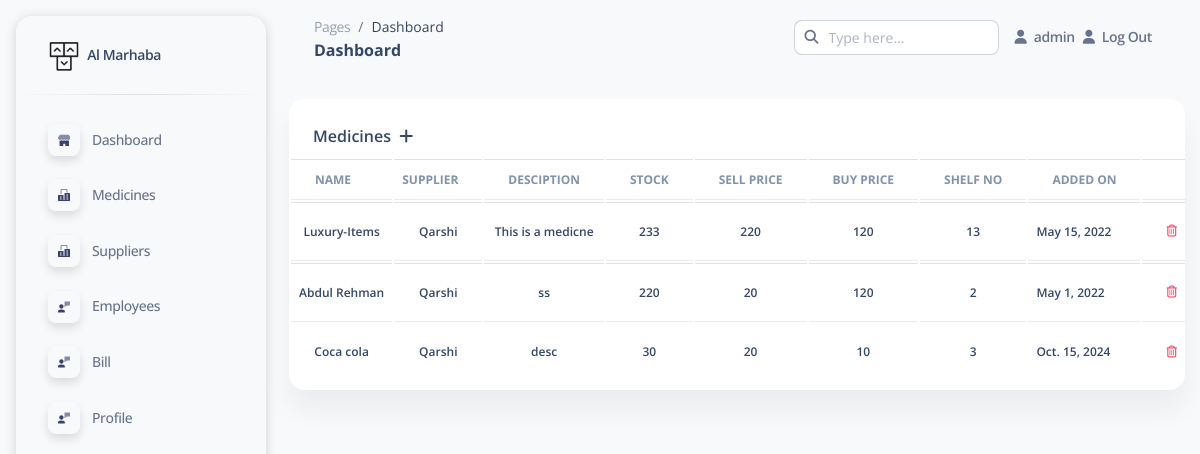
The page /med (signed in) on the database its author committed.
### app1/models.py (models this page shows, shortened)
class Medicine(models.Model):
    id= models.AutoField(primary_key=True)
    company_id= models.ForeignKey(Company , on_delete=models.CASCADE, null=True)
    userz = models.ForeignKey(User, on_delete=models.SET_NULL,null=True, blank=True)
    name= models.CharField(max_length=50, null=True)
    sell_price= models.CharField(max_length=200, null=True)
    buy_price= models.CharField(max_length=200, null=True)
    desc= models.CharField(max_length=200, null=True)
    in_stock= models.CharField(max_length=200, null=True)
    added_on= models.DateField()
    shelf_no= models.CharField(max_length=50,null=True)

class Company(models.Model):
    name= models.CharField(max_length=200, null=True)
    id = models.AutoField(primary_key=True)
    contact= models.CharField(max_length=200, null=True)
    address= models.CharField(max_length=200, null=True)
    desc=  models.TextField(max_length=500, null=True)
    userz = models.ForeignKey(User, on_delete=models.SET_NULL,null=True, blank=True)
    added_on= models.DateField()
    def __str__(self):
         return self.name

### app1/views.py (the view, shortened to what this page needs)
# urls.py: path('med',views.medicine, name='med'),
@login_required
def medicine(request):
    medi = Medicine.objects.filter(userz=request.user)
    context = {'medi':medi,'company_id':Company.objects.filter(userz=request.user)}
    return render(request, 'medicine.html',context)

### template/medicine.html (shortened to what this page needs)
{% extends 'base.html' %} {% load static %}
{% block body %}
<div class="conatiner-fluid py-4">
    <div class="col-12">
      <div class="card mb-4">
        <div class="card-header pb-0">
          <h6>Medicines
            <i class="fa fa-plus mx-1 " data-toggle="modal" data-target="#btyn"></i>
          </h6>
        </div>
        <div class="card-body px-0 pt-0 pb-2">
          <div class="table-responsive p-0">
            <table class="table align-items-center mb-0">
              <thead>
                <tr>
                  <th
                    class="text-uppercase text-secondary text-xs font-weight-bolder opacity-10">
                    NAME
                  </th>
                  <th
                    class="text-uppercase text-secondary text-xs font-weight-bolder opacity-10 ps-2">
                    Supplier
                  </th>
                  <th
                    class="text-center text-uppercase text-secondary text-xs font-weight-bolder opacity-10">
                    Desciption
                  </th>
                  <th
                    class="text-center text-uppercase text-secondary text-xs font-weight-bolder opacity-10">
                    Stock
                  </th>
                  <th
                    class="text-center text-uppercase text-secondary text-xs font-weight-bolder opacity-10">
                    Sell Price
                  </th>
                  <th
                    class="text-center text-uppercase text-secondary text-xs font-weight-bolder opacity-10">
                    Buy Price
                  </th>
                  <th
                    class="text-center text-uppercase text-secondary text-xs font-weight-bolder opacity-10">
                    Shelf No
                  </th>
                  <th
                    class="text-center text-uppercase text-secondary text-xs font-weight-bolder opacity-10">
                    Added On
                  </th>
                  <th>
                  </th>
                </tr>
              </thead>
              <tbody>
                {% for med in medi %}
                <tr>
                  <td class="align-middle text-center text-sm">
                        <h6 class="mb-0 text-xs">{{med.name}}</h6>
                  </td>
                  <td class="align-middle text-center text-sm">
                        <h6 class="mb-0  text-xs">{{med.company_id}}</h6>
                  </td>
                  <td class="align-middle text-center text-sm">
                        <h6 class="mb-0 text-xs">{{med.desc}}</h6>
                  </td>
                  <td class="align-middle text-center text-sm">
                        <h6 class="mb-0 text-xs">{{med.in_stock}}</h6>
                  </td>
                  <td class="align-middle text-center text-sm">
                        <h6 class="mb-0 text-xs">{{med.sell_price}}</h6>
                  </td>
                  <td class="align-middle text-center text-sm">
                        <h6 class="mb-0 text-xs">{{med.buy_price}}</h6>
                  </td>
                  <td class="align-middle text-center text-sm">
                        <h6 class="mb-0 text-xs">{{med.shelf_no}}</h6>
                  </td>
                  <td>
                        <h6 class="mb-0 text-xs">{{med.added_on}}</h6>
                  </td>
                  <td>
                    <div class="ms-auto text-end">
                      <a class="btn btn-link text-danger text-gradient px-3 mb-0" href="{% url 'mad_delete' med.id  %}"><i class="far fa-trash-alt me-2" aria-hidden="true"></i>Delete</a>
                    </div>
                  </td>
                </tr>
                {% endfor %}
              </tbody>
            </table>
          </div>
        </div>
      </div>
    </div>
</div>
{% endblock body %}

### template/base.html (shortened to what this page needs)
<!DOCTYPE html>
<html lang="en">
{%load static%}
<head>
  <link rel="stylesheet" href="https://cdn.jsdelivr.net/npm/bootstrap@4.5.3/dist/css/bootstrap.min.css"
>
  <link href="static\assets\css\nucleo-icons.css" rel="stylesheet" />
  <link href="static\assets\css\nucleo-svg.css" rel="stylesheet" />
  <link href="static\assets\css\nucleo-svg.css" rel="stylesheet" />
  <link id="pagestyle" href="static\assets\css\soft-ui-dashboard.css?v=1.0.5" rel="stylesheet" />
</head>
<body class="g-sidenav-show  bg-gray-100">
  <aside class="sidenav navbar navbar-vertical navbar-expand-xs border-0 border-radius-xl my-3 fixed-start ms-3 " id="sidenav-main">
    <div class="sidenav-header">
      <a class="navbar-brand m-0" href="/" target="_blank">
        <img src="static\assets\img\logo-ct.png" class="navbar-brand-img h-100" alt="main_logo">
        <span class="ms-1 font-weight-bold">Al Marhaba</span>
      </a>
    </div>
    <hr class="horizontal dark mt-0">
    <div class="collapse navbar-collapse  w-auto " style="height: 100%;" id="sidenav-collapse-main">
      <ul class="navbar-nav">
        <li class="nav-item">
          <a class="nav-link  " href="dash">
            <div class="icon icon-shape icon-sm shadow border-radius-md bg-transparent text-center me-2 d-flex align-items-center justify-content-center">
            </div>
            <span class="nav-link-text ms-1">Dashboard</span>
          </a>
        </li>
        <li class="nav-item ">
          <a class="nav-link  " href="med">
            <div class="icon icon-shape icon-sm shadow border-radius-md bg-transparent text-center me-2 d-flex align-items-center justify-content-center">
            </div>
            <span class="nav-link-text ms-1">Medicines</span>
          </a>
        </li>
        <li class="nav-item">
          <a class="nav-link  " href="suppl">
            <div class="icon icon-shape icon-sm shadow border-radius-md bg-transparent text-center me-2 d-flex align-items-center justify-content-center">
            </div>
            <span class="nav-link-text ms-1">Suppliers</span>
          </a>
        </li>
        <li class="nav-item">
          <a class="nav-link  " href="empl">
            <div class="icon icon-shape icon-sm shadow border-radius-md bg-transparent text-center me-2 d-flex align-items-center justify-content-center">
            </div>
            <span class="nav-link-text ms-1">Employees</span>
          </a>
        </li>
        <li class="nav-item">
          <a class="nav-link  " href="recipt">
            <div class="icon icon-shape icon-sm shadow border-radius-md bg-transparent text-center me-2 d-flex align-items-center justify-content-center">
            </div>
            <span class="nav-link-text ms-1">Bill</span>
          </a>
        </li>
        <li class="nav-item">
          <a class="nav-link  " href="../pages/profile.html">
            <div class="icon icon-shape icon-sm shadow border-radius-md bg-transparent text-center me-2 d-flex align-items-center justify-content-center">
            </div>
            <span class="nav-link-text ms-1">Profile</span>
          </a>
        </li>
      </ul>
    </div>
  </aside>
  <main class="main-content position-relative max-height-vh-100 h-100 border-radius-lg ">
    <nav class="navbar navbar-main navbar-expand-lg px-0 mx-4 shadow-none border-radius-xl" id="navbarBlur" navbar-scroll="true">
      <div class="container-fluid py-1 px-3">
        <nav aria-label="breadcrumb">
          <ol class="breadcrumb bg-transparent mb-0 pb-0 pt-1 px-0 me-sm-6 me-5">
            <li class="breadcrumb-item text-sm"><a class="opacity-5 text-dark" href="javascript:;">Pages</a></li>
            <li class="breadcrumb-item text-sm text-dark " aria-current="page">Dashboard</li>
          </ol>
          <h6 class="font-weight-bolder mb-0 ">Dashboard</h6>
        </nav>
        <div class="collapse navbar-collapse mt-sm-0 mt-2 me-md-0 me-sm-4" id="navbar">
          <div class="ms-md-auto pe-md-3 d-flex align-items-center">
            <form method="get">
            <div class="input-group ">
              <span class="input-group-text text-body bg-transparent"><i class="fas fa-search" aria-hidden="true"></i></span>
              <input type="text" class="form-control" placeholder="Type here...">
            </div>
          </form>
          </div>
          {%if user.is_authenticated%}
          <ul class="navbar-nav  justify-content-end">
            <li class="nav-item d-flex align-items-center">
              <a href="#" class="nav-link text-body font-weight-bold px-0">
                <i class="fa fa-user me-sm-1"></i>
                <span class="d-sm-inline d-none">{{request.user}}</span>
              </a>
            </li>
            <li class="nav-item d-flex align-items-center mx-2">
              <a href="logout" class="nav-link text-body font-weight-bold px-0">
                <i class="fa fa-user me-sm-1"></i>
                <span class="d-sm-inline d-none">Log Out</span>
              </a>
            </li>
          </ul>
          {%endif%}
        </div>
      </div>
    </nav>
      {% block body %}{% endblock body %}
</body>
</html>

### static/assets/css/nucleo-svg.css (style rules this page uses)
.icon { display: inline-block; color: #111111; height: 1em; width: 1em; }
.icon-sm { height: 0.8em; width: 0.8em; }
.icon { fill: currentColor; stroke: none; }

### rows shown on the page
Medicine: name "Luxury-Items", company_id "Qarshi", desc "This is a medicne", in_stock "233", sell_price "220", buy_price "120", shelf_no "13", added_on "May 15, 2022"
Medicine: name "Abdul Rehman", company_id "Qarshi", desc "ss", in_stock "220", sell_price "20", buy_price "120", shelf_no "2", added_on "May 1, 2022"
Medicine: name "Coca cola", company_id "Qarshi", desc "desc", in_stock "30", sell_price "20", buy_price "10", shelf_no "3", added_on "Oct. 15, 2024"

### other values the page prints
{{ request.user }} "admin"
